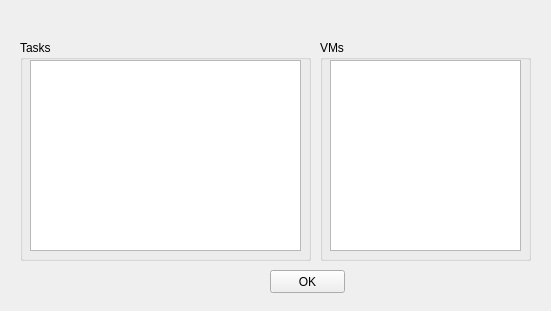
<?xml version="1.0" encoding="UTF-8"?>
<ui version="4.0">
 <class>TaskSet</class>
 <widget class="QWidget" name="TaskSet">
  <property name="geometry">
   <rect>
    <x>0</x>
    <y>0</y>
    <width>551</width>
    <height>311</height>
   </rect>
  </property>
  <property name="windowTitle">
   <string>Task Set</string>
  </property>
  <widget class="QPushButton" name="okButton">
   <property name="geometry">
    <rect>
     <x>270</x>
     <y>270</y>
     <width>75</width>
     <height>23</height>
    </rect>
   </property>
   <property name="text">
    <string>OK</string>
   </property>
  </widget>
  <widget class="QGroupBox" name="taskCPUBox">
   <property name="geometry">
    <rect>
     <x>20</x>
     <y>40</y>
     <width>291</width>
     <height>221</height>
    </rect>
   </property>
   <property name="title">
    <string>Tasks</string>
   </property>
   <widget class="QTableWidget" name="taskTable">
    <property name="geometry">
     <rect>
      <x>10</x>
      <y>20</y>
      <width>271</width>
      <height>191</height>
     </rect>
    </property>
   </widget>
   <zorder>taskTable</zorder>
   <zorder>taskTable</zorder>
   <zorder>taskTable</zorder>
  </widget>
  <widget class="QGroupBox" name="VMBox">
   <property name="geometry">
    <rect>
     <x>320</x>
     <y>40</y>
     <width>211</width>
     <height>221</height>
    </rect>
   </property>
   <property name="title">
    <string>VMs</string>
   </property>
   <widget class="QTableWidget" name="vmTable">
    <property name="geometry">
     <rect>
      <x>10</x>
      <y>20</y>
      <width>191</width>
      <height>191</height>
     </rect>
    </property>
   </widget>
  </widget>
 </widget>
 <resources/>
 <connections/>
</ui>
